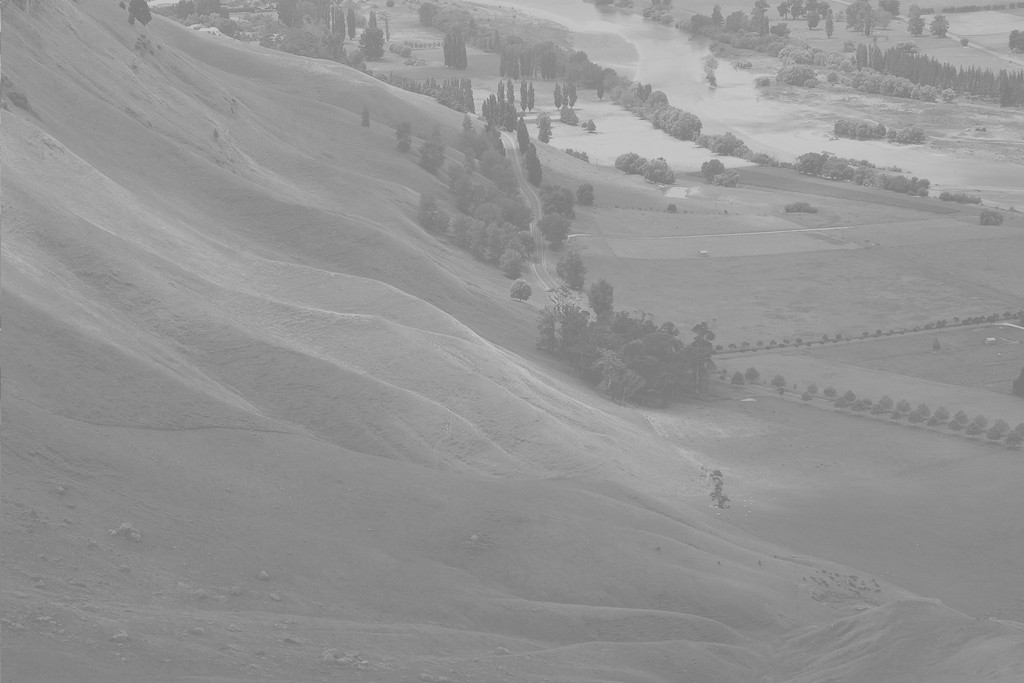
#> input picture histogram equalization/uneq.jpg, 1024 x 683 px
$ python '1.histogram equalization.py'
#> lines starting #> are read from the running program, lines starting #| are printed output that depends on the picture
import cv2
import os
import numpy as np
from matplotlib import pyplot as plt

image = cv2.imread('uneq.jpg', cv2.IMREAD_GRAYSCALE)
#> image is the input picture: shape (683, 1024); min 114, max 208, mean 148

M = image.shape[0]
#> M = 683
N = image.shape[1]
#> N = 1024
L = 256
cdf = []
hv = []


res = [[0 for x in range(N)] for y in range(M)]
res = np.array(res)
'''
cv2.imshow('image',image)
cv2.waitKey(0)
cv2.destroyAllWindows()
'''

hist_uneq = cv2.calcHist([image], [0], None, [L], [0,L])
#> hist_uneq = 256 values, max 28701 at index 137, min 0 at index 0, mean 2732
plt.figure(figsize=(22, 22))
plt.subplot(151)
plt.plot(hist_uneq)
plt.title('hist_unequalized')

cdf = [hist_uneq[0]]
#> cdf = [[0]]
for index in range(L-1):
    cdf.append(hist_uneq[index+1] + cdf[index])
#> after the loop, cdf = 256 items, first 6: [0], [0], [0], [0], [0], [0]

cdf = np.array(cdf)
#> cdf = 256 values from 0 to 699392

plt.subplot(152)
plt.plot(cdf)
plt.title('cdf')

for index in range(L-1):
    hv.append(np.round(((cdf[index]-min(cdf))/(M*N-min(cdf)))*(L-1)))
#> after the loop, hv = 255 items, first 6: [0], [0], [0], [0], [0], [0]

plt.subplot(153)
plt.plot(hv)
plt.title('h(v)')

for row in range(M):
    for col in range(N):
        res[row][col] = hv[image[row][col]]
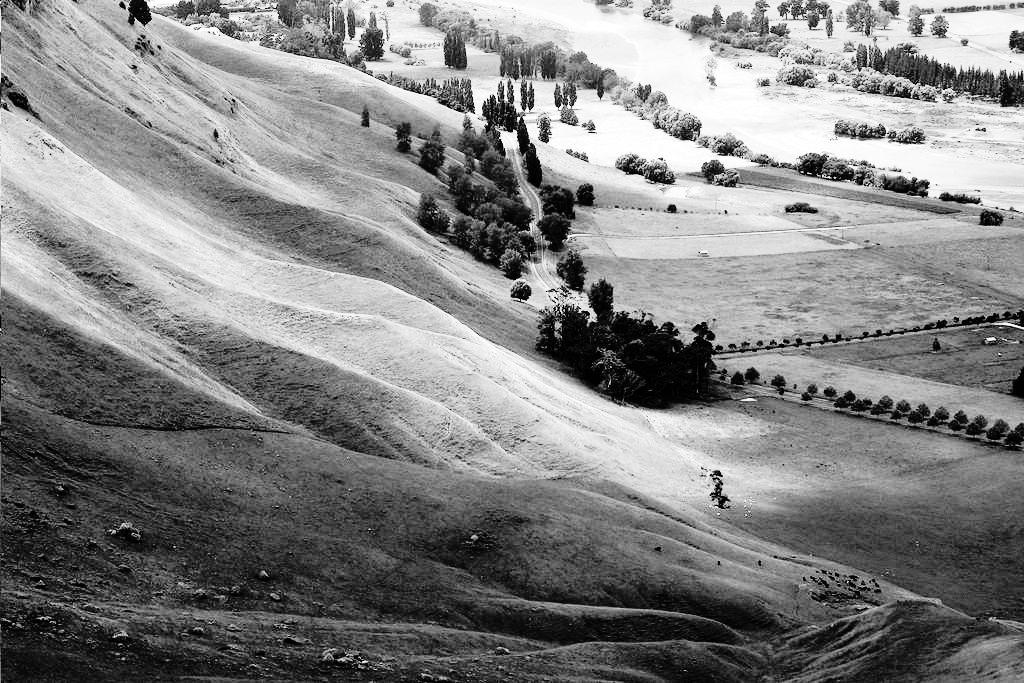
#> res: shape (683, 1024) int64; min 0, max 255, mean 130.5
res = np.array(res, np.uint8)


hist_eq = cv2.calcHist([res], [0], None, [L], [0,L])
#> hist_eq = 256 values, max 28701 at index 63, min 0 at index 5, mean 2732
cdf = [hist_eq[0]]
#> cdf = [[883]]
for index in range(L-1):
    cdf.append(hist_eq[index+1] + cdf[index])
#> after the loop, cdf = 256 items, first 6: [883], [3691], [5851], [8569], [11828], [11828]
'''
plt.subplot(154)
plt.title('hist_equalized')
plt.plot(hist_eq)
plt.subplot(155)
plt.plot(cdf)
plt.title('cdf_equalized')

'''
plt.subplot(325)
plt.title('original')
plt.imshow(image,cmap='gray', vmin=0, vmax=255)

plt.subplot(326)
plt.title('equalized')
plt.imshow(res,cmap='gray', vmin=0, vmax=255)
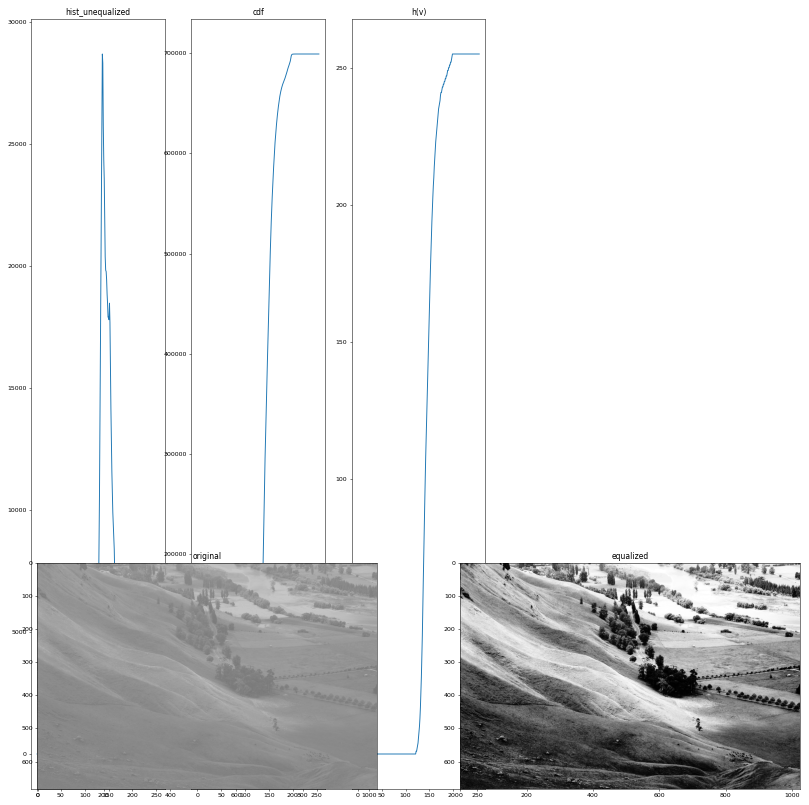
#> figure drawn by matplotlib, 5 panels; panel 1: curve peaks at x = 137, y = 28701; panel 2: curve peaks at x = 208, y = 699392; panel 3: curve peaks at x = 198, y = 255
